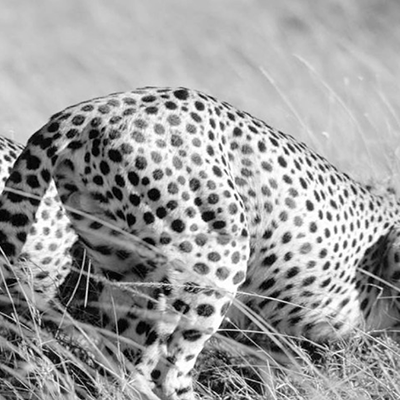
#> input picture cheetah.png, 400 x 400 px
$ python hw2.py   (older library calls are emulated)
#> lines starting #> are read from the running program, lines starting #| are printed output that depends on the picture
#----------------------------------------------
# Julianne Delia
# HW 2
# Computer Vision
#----------------------------------------------

import numpy
import numpy as np
import cv2

import matplotlib.pyplot as plt
from PIL import Image

import scipy
from scipy import misc
from scipy import ndimage
from scipy.ndimage import filters

from fractions import Fraction
import math


#Problem 1--------------------------------------------------------------------------------------------------------------------------------------

# Load the images

image1 = np.float64(misc.imread('cheetah.png', flatten=1, mode='F'))
#> image1: shape (400, 400) float64; min 0, max 255, mean 159.1
image2 = np.float64(misc.imread('peppers.png', flatten=1, mode='F'))
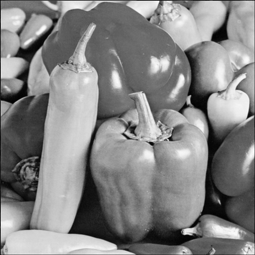
#> input picture peppers.png, 255 x 255 px
#> image2: shape (255, 255) float64; min 0, max 255, mean 132.5

# apply the gaussian blur to each image

blur_im1 = ndimage.gaussian_filter(image1, 7)
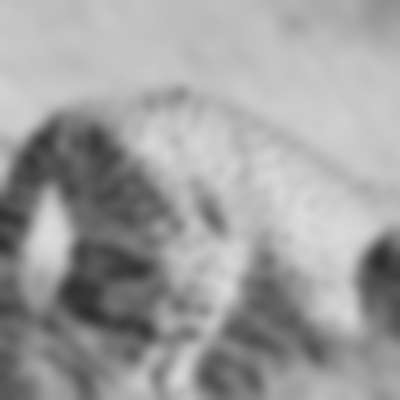
#> blur_im1: shape (400, 400) float64; min 46.45, max 219.4, mean 159.1
blur_im2 = ndimage.gaussian_filter(image2, 7)
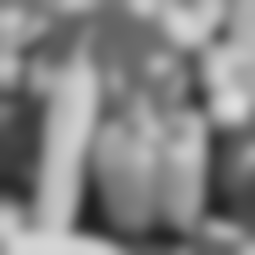
#> blur_im2: shape (255, 255) float64; min 31.8, max 223.3, mean 132.5

# Display both images
plt.figure(1, figsize=(15, 5))
plt.suptitle('problem 1.3', fontsize=20, fontweight='bold')

plt.subplot(1, 4, 1)
plt.title('image1', fontsize=10)
plt.imshow(image1, cmap=plt.cm.gray)
plt.axis('off')

plt.subplot(1, 4, 2)
plt.title('image1_blurred', fontsize=10)
plt.imshow(blur_im1, cmap=plt.cm.gray)
plt.axis('off')

plt.subplot(1, 4, 3)
plt.title('image2', fontsize=10)
plt.imshow(image2, cmap=plt.cm.gray)
plt.axis('off')

plt.subplot(1, 4, 4)
plt.title('image1_blurred', fontsize=10)
plt.imshow(blur_im2, cmap=plt.cm.gray)
plt.axis('off')
plt.show()

# Compute DFT of both images
dft_im1 = np.fft.fft2(image1)
dft_im1_shift = np.fft.fftshift(dft_im1)
mag_spect_im1 = np.log(np.abs(dft_im1_shift))

dft_im2 = np.fft.fft2(image2)
dft_im2_shift = np.fft.fftshift(dft_im2)
mag_spect_im2 = np.log(np.abs(dft_im2_shift))
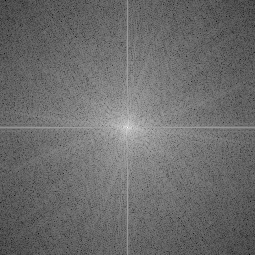
#> mag_spect_im2: shape (255, 255) float64; min 0.798, max 15.97, mean 7.23; drawn with min black and max white


# Display magnitude of DFT
plt.figure(1, figsize=(15, 5))
plt.suptitle('problem 1.4', fontsize=20, fontweight='bold')

plt.subplot(1, 2, 1)
plt.title('dft_im1', fontsize=10)
plt.imshow(mag_spect_im1, cmap=plt.cm.gray)
plt.axis('off')

plt.subplot(1, 2, 2)
plt.title('dft_im2', fontsize=10)
plt.imshow(mag_spect_im2, cmap=plt.cm.gray)
plt.axis('off')

plt.show()


#Problem 2--------------------------------------------------------------------------------------------------------------------------------------


# Convert color image to luminance
im3 = np.float64(misc.imread('lowcontrast.jpg', flatten=1))
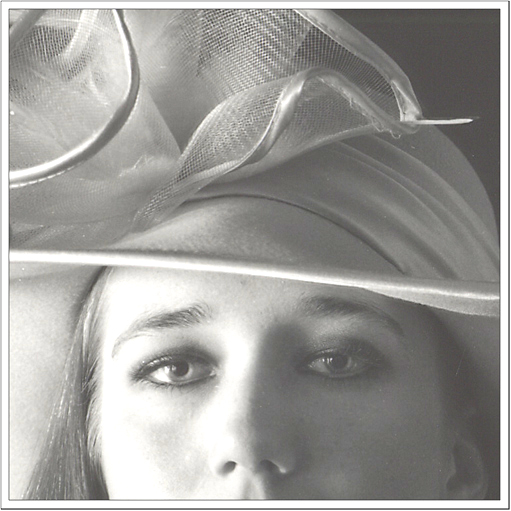
#> input picture lowcontrast.jpg, 511 x 511 px
#> im3: shape (511, 511) float64; min 38.07, max 255, mean 157.1

# Compute histogram
frequencies, bins = numpy.histogram(im3, bins=numpy.arange(-0.5, 255.1, 0.5))
#> frequencies = 511 values, max 24913 at index 510, min 0 at index 0, mean 511; bins = 512 values from -0.5 to 255
intensities = bins[1:bins.size]
#> intensities = 511 values from 0 to 255

# CDF
cdf = np.cumsum(frequencies)
#> cdf = 511 values from 0 to 261121

# transfer
intensities_mapping = cdf/np.float32(cdf[-1]) * 255
#> intensities_mapping = 511 values from 0 to 255

# find the number of pure black and white
number_pure_bw = cdf[-1] * 0.025
#> number_pure_bw = 6528

# find the number of pure black
num_of_blck = 0
i=0
while (num_of_blck < number_pure_bw):
	num_of_blck += frequencies[i]
	intensities_mapping[i] = 0
	i +=1
#> after the loop, i = 162; num_of_blck = 7435

# find the number of pure white
num_of_white = 0
j = frequencies.size - 1
#> j = 510
while (num_of_white < number_pure_bw):
	num_of_white += frequencies[j]
	intensities_mapping[j] = 255
	j -=1
#> this loop made 1 pass
#> (num_of_white, j) on pass 1: (24913, 509)
#> after the loop, j = 509; num_of_white = 24913

count = im3.size - (num_of_blck + num_of_white)
#> count = 228773

# equalize the histogram
tol = count * 0.025
#> tol = 5719.3
trim = 0
while(trim < tol):
	trim = 0
	count = np.sum(frequencies[i:(j+1)])
	for x in range(i, j+1-i):
		ceiling = count/(j+1-i)
		if frequencies[x] > ceiling:
			trim += frequencies[x] - ceiling
			frequencies[x] = ceiling
#> this loop made 1 pass
#> count on pass 1: 228773
#> after the loop, frequencies = 511 values, max 24913 at index 510, min 0 at index 0, mean 392.7

intensities_mapping[i:(j+1)] = np.cumsum(frequencies[i:(j+1)]).astype(float)/count*255.0 + 255*(float(num_of_blck)/im3.size)
im3_he = np.interp(im3, intensities, intensities_mapping)
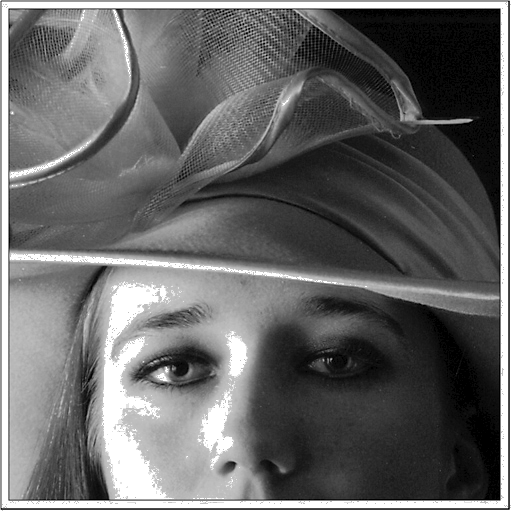
#> im3_he: shape (511, 511) float64; min 0, max 255, mean 102.1

# plot the histogram
plt.figure()
plt.title('equalized_histogram', fontsize=10)
plt.imshow(im3_he, cmap=plt.cm.gray)
plt.show()


#Problem 3--------------------------------------------------------------------------------------------------------------------------------------


# separable filters
im4 = np.float64(misc.imread('einstein.png'), flatten=1)
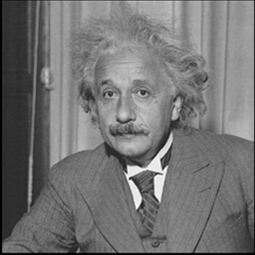
#> input picture einstein.png, 255 x 255 px
#> (the run stopped early here; a loop or call above may not have finished)
